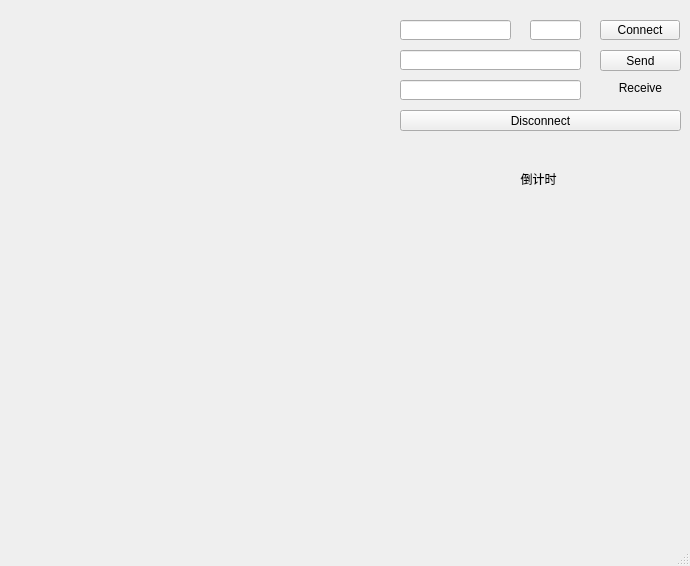
<?xml version="1.0" encoding="UTF-8"?>
<ui version="4.0">
 <class>MainWindow</class>
 <widget class="QMainWindow" name="MainWindow">
  <property name="geometry">
   <rect>
    <x>0</x>
    <y>0</y>
    <width>690</width>
    <height>566</height>
   </rect>
  </property>
  <property name="windowTitle">
   <string>MainWindow</string>
  </property>
  <widget class="QWidget" name="centralwidget">
   <widget class="QLineEdit" name="ip_edit">
    <property name="geometry">
     <rect>
      <x>400</x>
      <y>20</y>
      <width>111</width>
      <height>20</height>
     </rect>
    </property>
    <property name="alignment">
     <set>Qt::AlignCenter</set>
    </property>
   </widget>
   <widget class="QLineEdit" name="port_edit">
    <property name="geometry">
     <rect>
      <x>530</x>
      <y>20</y>
      <width>51</width>
      <height>20</height>
     </rect>
    </property>
    <property name="alignment">
     <set>Qt::AlignCenter</set>
    </property>
   </widget>
   <widget class="QPushButton" name="connect_button">
    <property name="geometry">
     <rect>
      <x>600</x>
      <y>20</y>
      <width>80</width>
      <height>20</height>
     </rect>
    </property>
    <property name="text">
     <string>Connect</string>
    </property>
   </widget>
   <widget class="QLineEdit" name="send_edit">
    <property name="geometry">
     <rect>
      <x>400</x>
      <y>50</y>
      <width>181</width>
      <height>20</height>
     </rect>
    </property>
   </widget>
   <widget class="QPushButton" name="send_button">
    <property name="geometry">
     <rect>
      <x>600</x>
      <y>50</y>
      <width>81</width>
      <height>21</height>
     </rect>
    </property>
    <property name="text">
     <string>Send</string>
    </property>
   </widget>
   <widget class="QLineEdit" name="receive_edit">
    <property name="geometry">
     <rect>
      <x>400</x>
      <y>80</y>
      <width>181</width>
      <height>20</height>
     </rect>
    </property>
   </widget>
   <widget class="QLabel" name="label">
    <property name="geometry">
     <rect>
      <x>600</x>
      <y>80</y>
      <width>81</width>
      <height>16</height>
     </rect>
    </property>
    <property name="text">
     <string>Receive</string>
    </property>
    <property name="alignment">
     <set>Qt::AlignCenter</set>
    </property>
   </widget>
   <widget class="QPushButton" name="disconnect_button">
    <property name="geometry">
     <rect>
      <x>400</x>
      <y>110</y>
      <width>281</width>
      <height>21</height>
     </rect>
    </property>
    <property name="text">
     <string>Disconnect</string>
    </property>
   </widget>
   <widget class="QLabel" name="label_2">
    <property name="geometry">
     <rect>
      <x>398</x>
      <y>143</y>
      <width>281</width>
      <height>71</height>
     </rect>
    </property>
    <property name="styleSheet">
     <string notr="true">font: 24pt &quot;Microsoft YaHei UI&quot;;</string>
    </property>
    <property name="text">
     <string>倒计时</string>
    </property>
    <property name="textFormat">
     <enum>Qt::AutoText</enum>
    </property>
    <property name="alignment">
     <set>Qt::AlignCenter</set>
    </property>
   </widget>
  </widget>
  <widget class="QMenuBar" name="menubar">
   <property name="geometry">
    <rect>
     <x>0</x>
     <y>0</y>
     <width>690</width>
     <height>19</height>
    </rect>
   </property>
  </widget>
  <widget class="QStatusBar" name="statusbar"/>
 </widget>
 <resources/>
 <connections/>
</ui>
